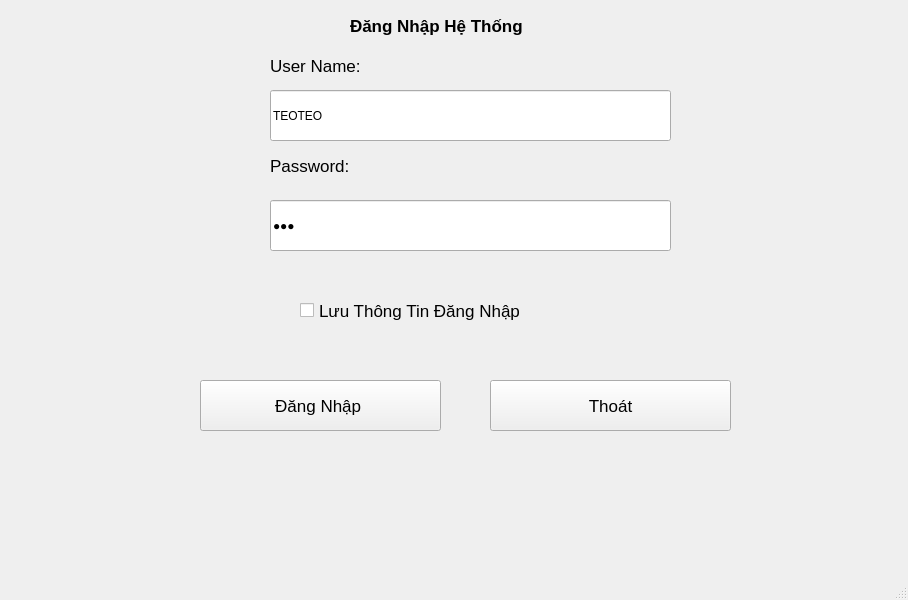
<?xml version="1.0" encoding="UTF-8"?>
<ui version="4.0">
 <class>MainWindow</class>
 <widget class="QMainWindow" name="MainWindow">
  <property name="geometry">
   <rect>
    <x>0</x>
    <y>0</y>
    <width>908</width>
    <height>600</height>
   </rect>
  </property>
  <property name="windowTitle">
   <string>MainWindow</string>
  </property>
  <widget class="QWidget" name="centralwidget">
   <widget class="QLabel" name="label">
    <property name="geometry">
     <rect>
      <x>350</x>
      <y>0</y>
      <width>281</width>
      <height>51</height>
     </rect>
    </property>
    <property name="font">
     <font>
      <pointsize>13</pointsize>
      <weight>75</weight>
      <bold>true</bold>
     </font>
    </property>
    <property name="text">
     <string>Đăng Nhập Hệ Thống</string>
    </property>
   </widget>
   <widget class="QLabel" name="label_2">
    <property name="geometry">
     <rect>
      <x>270</x>
      <y>40</y>
      <width>141</width>
      <height>51</height>
     </rect>
    </property>
    <property name="font">
     <font>
      <pointsize>13</pointsize>
     </font>
    </property>
    <property name="text">
     <string>User Name: </string>
    </property>
   </widget>
   <widget class="QLineEdit" name="lineEdit">
    <property name="geometry">
     <rect>
      <x>270</x>
      <y>90</y>
      <width>401</width>
      <height>51</height>
     </rect>
    </property>
    <property name="text">
     <string>TEOTEO</string>
    </property>
   </widget>
   <widget class="QLabel" name="label_3">
    <property name="geometry">
     <rect>
      <x>270</x>
      <y>140</y>
      <width>141</width>
      <height>51</height>
     </rect>
    </property>
    <property name="font">
     <font>
      <pointsize>13</pointsize>
     </font>
    </property>
    <property name="text">
     <string>Password: </string>
    </property>
   </widget>
   <widget class="QLineEdit" name="lineEdit_2">
    <property name="geometry">
     <rect>
      <x>270</x>
      <y>200</y>
      <width>401</width>
      <height>51</height>
     </rect>
    </property>
    <property name="text">
     <string>123</string>
    </property>
    <property name="echoMode">
     <enum>QLineEdit::Password</enum>
    </property>
   </widget>
   <widget class="QCheckBox" name="checkBox">
    <property name="geometry">
     <rect>
      <x>300</x>
      <y>290</y>
      <width>491</width>
      <height>41</height>
     </rect>
    </property>
    <property name="font">
     <font>
      <pointsize>13</pointsize>
     </font>
    </property>
    <property name="text">
     <string>Lưu Thông Tin Đăng Nhập</string>
    </property>
   </widget>
   <widget class="QPushButton" name="pushButton">
    <property name="geometry">
     <rect>
      <x>200</x>
      <y>380</y>
      <width>241</width>
      <height>51</height>
     </rect>
    </property>
    <property name="font">
     <font>
      <pointsize>13</pointsize>
     </font>
    </property>
    <property name="text">
     <string>Đăng Nhập </string>
    </property>
    <property name="icon">
     <iconset>
      <normaloff>../images/7623201_arrow_right_login_ui_login icon_icon.png</normaloff>../images/7623201_arrow_right_login_ui_login icon_icon.png</iconset>
    </property>
   </widget>
   <widget class="QPushButton" name="pushButton_2">
    <property name="geometry">
     <rect>
      <x>490</x>
      <y>380</y>
      <width>241</width>
      <height>51</height>
     </rect>
    </property>
    <property name="font">
     <font>
      <pointsize>13</pointsize>
     </font>
    </property>
    <property name="text">
     <string>Thoát</string>
    </property>
    <property name="icon">
     <iconset>
      <normaloff>../images/5452459_arrow_direction_door_emergency_exit_icon.png</normaloff>../images/5452459_arrow_direction_door_emergency_exit_icon.png</iconset>
    </property>
   </widget>
   <widget class="QLabel" name="label_4">
    <property name="geometry">
     <rect>
      <x>160</x>
      <y>120</y>
      <width>81</width>
      <height>101</height>
     </rect>
    </property>
    <property name="text">
     <string/>
    </property>
    <property name="pixmap">
     <pixmap>../images/131507_hacker_administrator_system_sys_hack_icon.png</pixmap>
    </property>
   </widget>
  </widget>
  <widget class="QMenuBar" name="menubar">
   <property name="geometry">
    <rect>
     <x>0</x>
     <y>0</y>
     <width>908</width>
     <height>26</height>
    </rect>
   </property>
  </widget>
  <widget class="QStatusBar" name="statusbar"/>
 </widget>
 <resources/>
 <connections>
  <connection>
   <sender>pushButton_2</sender>
   <signal>clicked()</signal>
   <receiver>MainWindow</receiver>
   <slot>close()</slot>
   <hints>
    <hint type="sourcelabel">
     <x>610</x>
     <y>431</y>
    </hint>
    <hint type="destinationlabel">
     <x>453</x>
     <y>299</y>
    </hint>
   </hints>
  </connection>
 </connections>
</ui>
